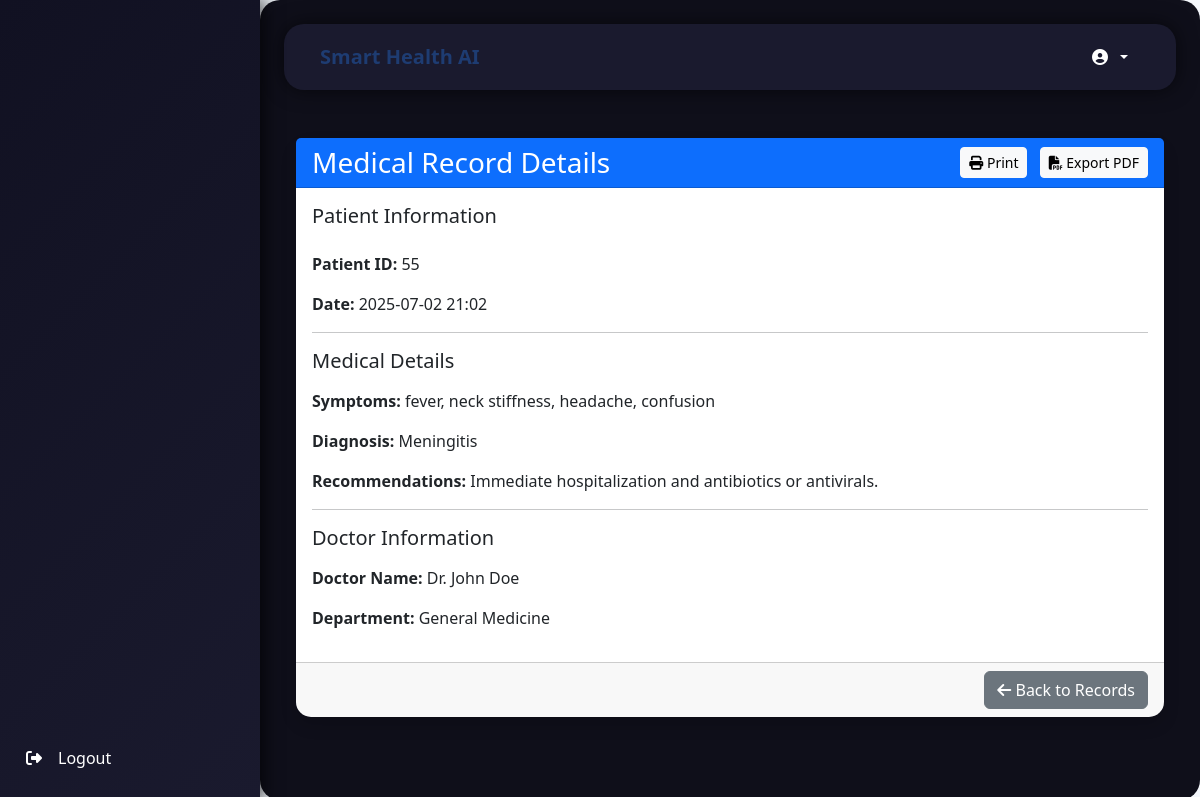
The page /dashboard/medical_records/39/ on the database its author committed.
### symptom_checker/models.py (models this page shows, shortened)
class UserSymptom(models.Model):
    patient_id = models.CharField(max_length=255)
    symptoms = models.TextField()
    disease = models.ForeignKey(Disease, blank=True, null=True, on_delete=models.SET_NULL)
    created_at = models.DateTimeField(auto_now_add=True)
    @property
    def recommendations(self):
        return self.disease.recommendation if self.disease else None

class Disease(models.Model):
    name = models.CharField(max_length=255, unique=True)
    symptoms = models.TextField()
    test_results = models.TextField(blank=True, null=True)
    recommendation = models.TextField(blank=True, null=True)
    medicine = models.TextField(blank=True, null=True)  # ✅ New field

### dashboard/views.py (the view)
# urls.py: path('medical_records/<int:pk>/', views.record_detail, name='record_detail'),
def record_detail(request, pk):
    record = get_object_or_404(UserSymptom, pk=pk)
    return render(request, 'pages/record_detail.html', {'record': record})

### templates/pages/record_detail.html (shortened to what this page needs)
{% extends 'base.html' %}
{% load static %}
{% block content %}
<div class="container my-5" id="printArea">
  <div class="card shadow">
    <div class="card-header bg-primary text-white d-flex justify-content-between align-items-center">
      <h3 class="mb-0">Medical Record Details</h3>
      <div>
        <button class="btn btn-light btn-sm me-2" onclick="window.print()">
          <i class="fas fa-print"></i> Print
        </button>
        <button class="btn btn-light btn-sm" id="exportPdfBtn">
          <i class="fas fa-file-pdf"></i> Export PDF
        </button>
      </div>
    </div>
    <div class="card-body" id="recordContent">
      <h5 class="card-title mb-4">Patient Information</h5>
      <p><strong>Patient ID:</strong> {{ record.patient_id }}</p>
      <p><strong>Date:</strong> {{ record.created_at|date:"Y-m-d H:i" }}</p>
      <hr>
      <h5 class="card-title mb-3">Medical Details</h5>
      <p><strong>Symptoms:</strong> {{ record.symptoms }}</p>
      <p><strong>Diagnosis:</strong> {% if record.disease %} {{ record.disease.name }} {% else %} Not diagnosed {% endif %}</p>
      <p><strong>Recommendations:</strong> {{ record.recommendations }}</p>
      <hr>
      <h5 class="card-title mb-3">Doctor Information</h5>
      <p><strong>Doctor Name:</strong> Dr. John Doe</p>
      <p><strong>Department:</strong> General Medicine</p>
    </div>
    <div class="card-footer text-end">
      <a href="{% url 'medical_records' %}" class="btn btn-secondary">
        <i class="fas fa-arrow-left"></i> Back to Records
      </a>
    </div>
  </div>
</div>
{% endblock %}

### static/css/base.css (style rules this page uses)
body { font-family: 'Inter', sans-serif; background: linear-gradient(to right, #dde1e7, #f4f7fc); color: #2c3e50; }
.card { border: none; border-radius: 15px; box-shadow: 0 4px 10px rgba(0, 0, 0, 0.1); transition: transform 0.2s; }

### templates/base.html (style rules this page uses)
body { font-family: 'Segoe UI', sans-serif; background-color: #0e0e20; color: white; margin: 0; }

### rows shown on the page
UserSymptom: patient_id "55", created_at "2025-07-02 21:02", symptoms "fever, neck stiffness, headache, confusion", disease.name "Meningitis", recommendations "Immediate hospitalization and antibiotics or antivirals."
